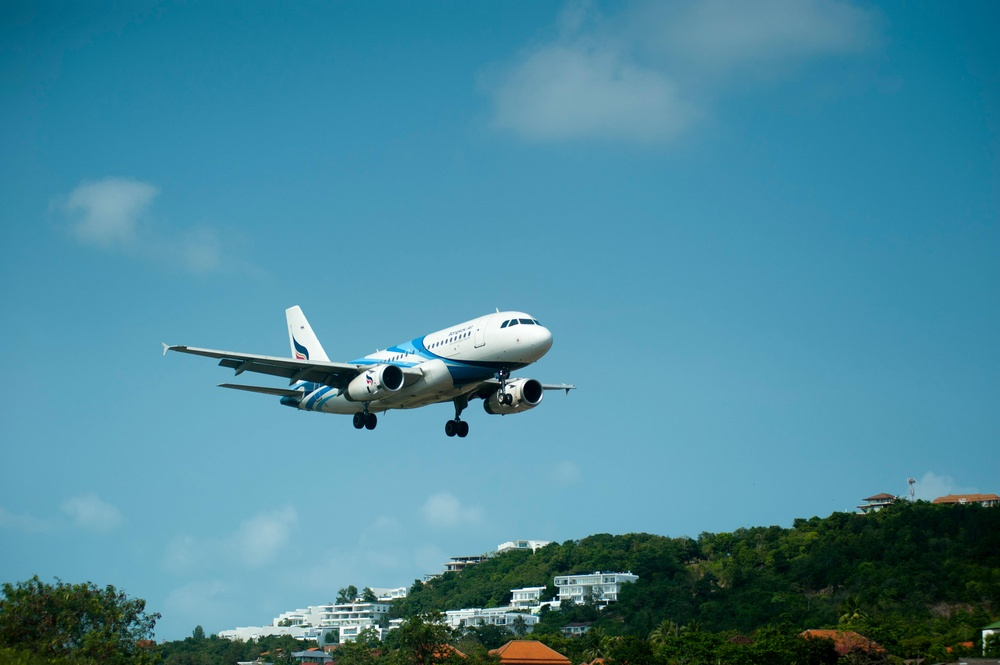
#> input picture Day 5/image.jpg, 1000 x 665 px, shrunk from 4256 x 2832 before the run
$ python rect.py
#> lines starting #> are read from the running program, lines starting #| are printed output that depends on the picture; after the words box and inside, x2 and y2 are one past the last pixel; in counts of white or black regions, pixels touching at a corner belong together
import cv2
import matplotlib.pyplot as plt

img = cv2.imread("image.jpg")
#> img is the input picture: shape (665, 1000, 3); mean B, G, R 156.3, 136.7, 72.8
print(img.shape)
#| (665, 1000, 3)

cv2.rectangle(img,(50,50),(100,100),(255,0,0),2)
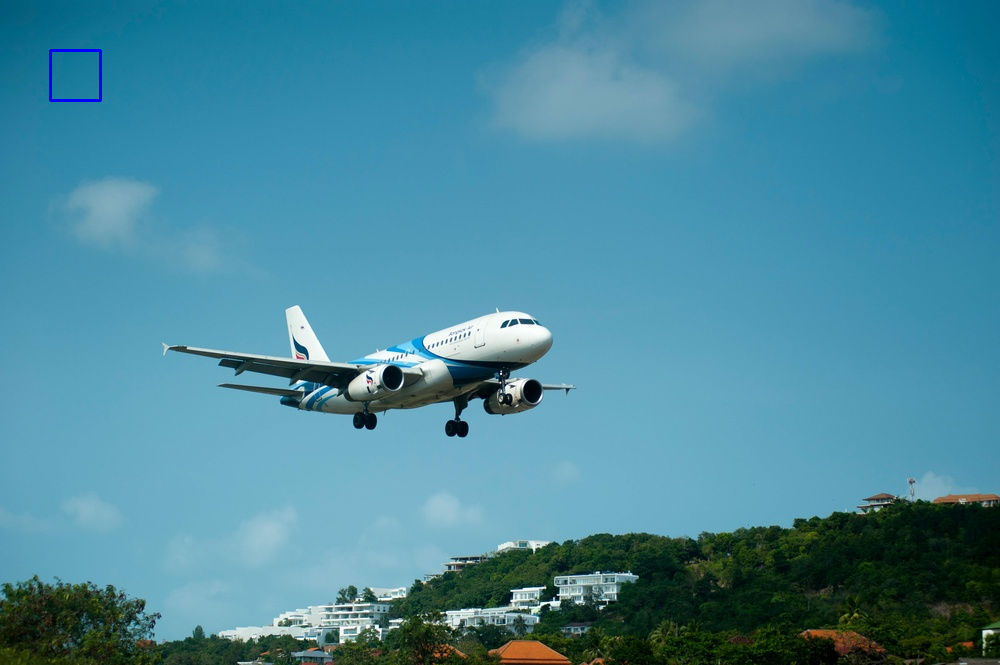
#> img: shape (665, 1000, 3); 0.09% of pixels changed, all inside (x1, y1, x2, y2) = (49, 49, 102, 102)

plt.imshow(cv2.cvtColor(img,cv2.COLOR_BGR2RGB))
plt.show()

$ run again, with Day 5/tree and moon.jpg copied over Day 5/image.jpg
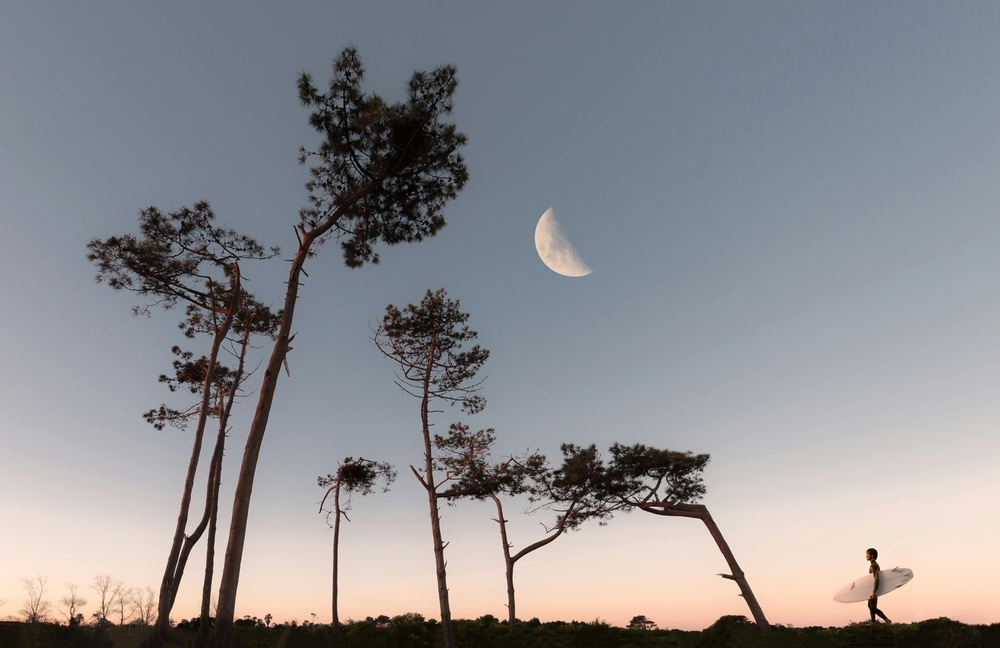
#> input picture Day 5/tree and moon.jpg, 1000 x 648 px, shrunk from 4924 x 3191 before the run
#> img is the input picture: shape (648, 1000, 3); mean B, G, R 145.4, 141.7, 141.2
#| (648, 1000, 3)
#> `cv2.rectangle(img,(50,50),(100,100),(255,0,0),2)`:
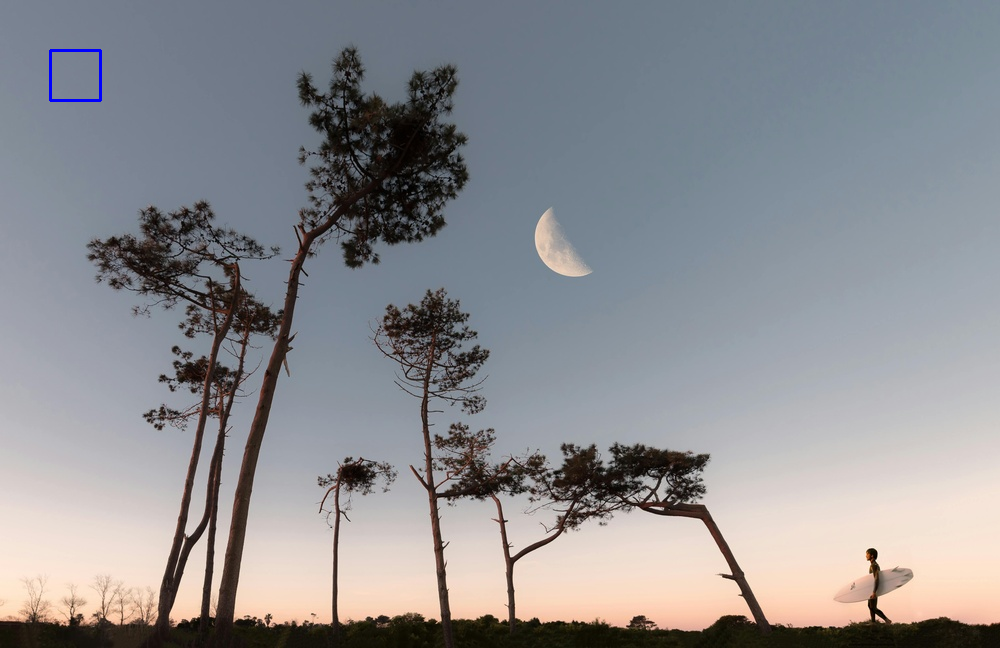
#> img: shape (648, 1000, 3); 0.09% of pixels changed, all inside (x1, y1, x2, y2) = (49, 49, 102, 102)
